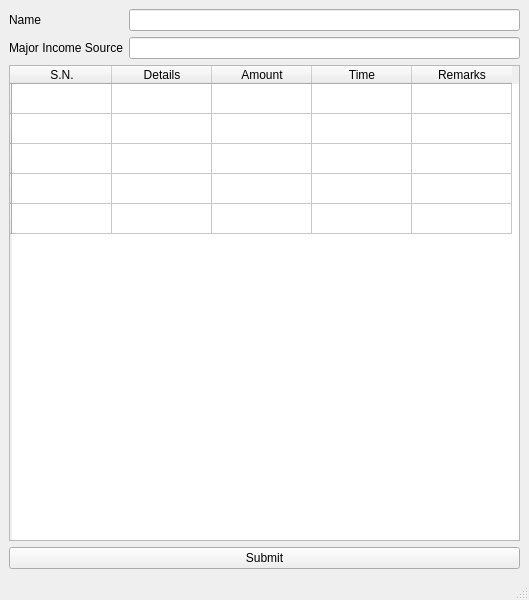
<?xml version="1.0" encoding="UTF-8"?>
<ui version="4.0">
 <class>MainWindow</class>
 <widget class="QMainWindow" name="MainWindow">
  <property name="geometry">
   <rect>
    <x>0</x>
    <y>0</y>
    <width>529</width>
    <height>600</height>
   </rect>
  </property>
  <property name="windowTitle">
   <string>Income Source Recommendation</string>
  </property>
  <widget class="QWidget" name="centralwidget">
   <layout class="QGridLayout" name="gridLayout">
    <item row="1" column="0">
     <widget class="QTableWidget" name="tableWidget">
      <row>
       <property name="text">
        <string/>
       </property>
      </row>
      <row>
       <property name="text">
        <string/>
       </property>
      </row>
      <row>
       <property name="text">
        <string/>
       </property>
      </row>
      <row>
       <property name="text">
        <string/>
       </property>
      </row>
      <row>
       <property name="text">
        <string/>
       </property>
      </row>
      <column>
       <property name="text">
        <string>S.N.</string>
       </property>
      </column>
      <column>
       <property name="text">
        <string>Details</string>
       </property>
      </column>
      <column>
       <property name="text">
        <string>Amount</string>
       </property>
      </column>
      <column>
       <property name="text">
        <string>Time</string>
       </property>
      </column>
      <column>
       <property name="text">
        <string>Remarks</string>
       </property>
      </column>
     </widget>
    </item>
    <item row="0" column="0">
     <layout class="QFormLayout" name="formLayout">
      <item row="0" column="0">
       <widget class="QLabel" name="nameLabel">
        <property name="text">
         <string>Name</string>
        </property>
       </widget>
      </item>
      <item row="0" column="1">
       <widget class="QLineEdit" name="nameLineEdit"/>
      </item>
      <item row="1" column="0">
       <widget class="QLabel" name="majorIncomeSourceLabel">
        <property name="text">
         <string>Major Income Source</string>
        </property>
       </widget>
      </item>
      <item row="1" column="1">
       <widget class="QLineEdit" name="majorIncomeSourceLineEdit"/>
      </item>
     </layout>
    </item>
    <item row="2" column="0">
     <widget class="QPushButton" name="pushButton_submit">
      <property name="text">
       <string>Submit</string>
      </property>
     </widget>
    </item>
   </layout>
  </widget>
  <widget class="QMenuBar" name="menubar">
   <property name="geometry">
    <rect>
     <x>0</x>
     <y>0</y>
     <width>529</width>
     <height>21</height>
    </rect>
   </property>
  </widget>
  <widget class="QStatusBar" name="statusbar"/>
 </widget>
 <resources/>
 <connections/>
</ui>
